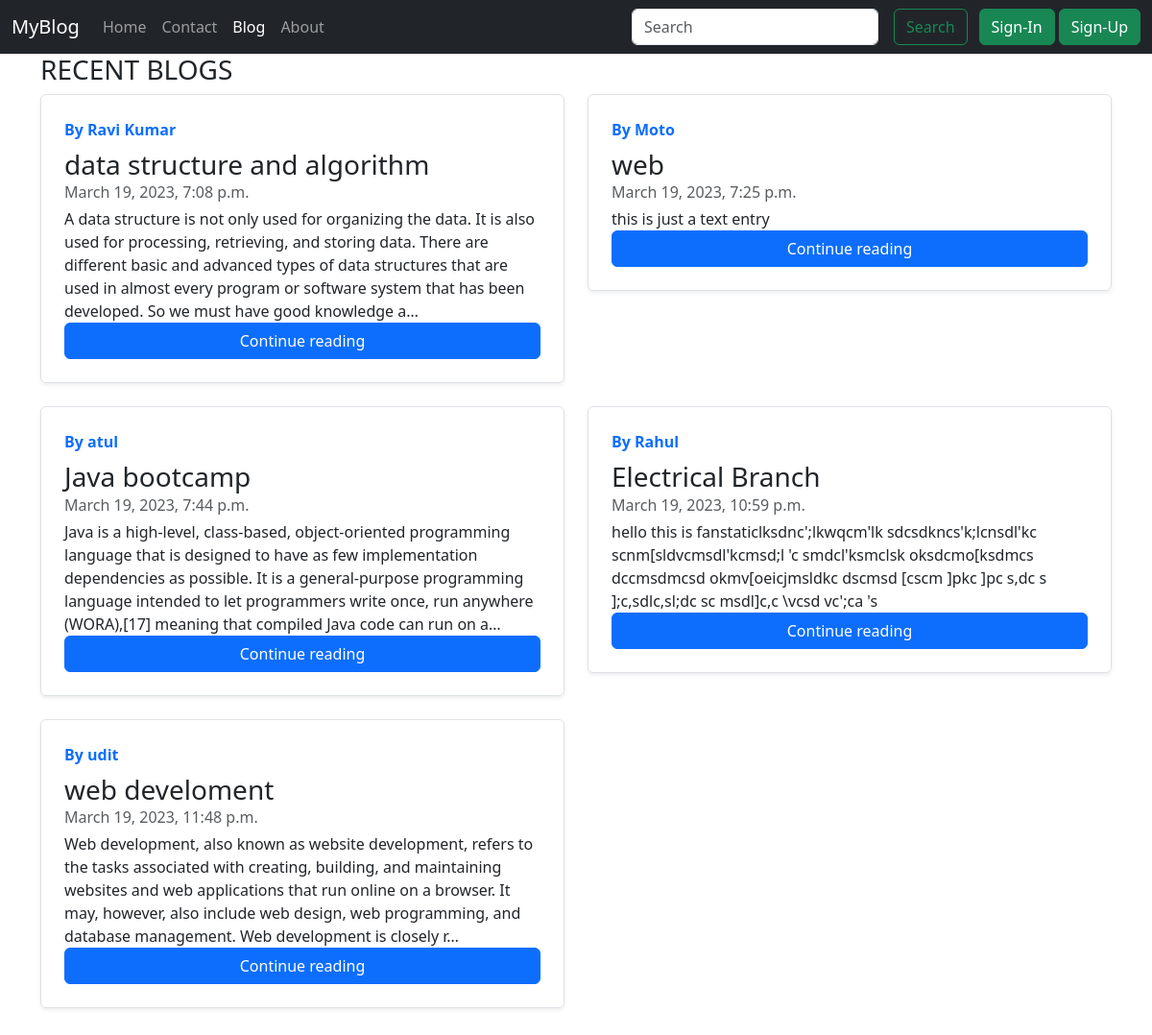
Screenshot of /blog/ with the database file from the repository.
### Blog/models.py (models this page shows)
class Post(models.Model):
    Sno = models.AutoField(primary_key=True)
    author = models.CharField(max_length=100)
    title = models.CharField(max_length=150)
    slug = models.SlugField(max_length=140)
    Timestamp = models.DateTimeField(blank=True)
    content = models.TextField()
    def __str__(self) -> str:
        return "Posted by "+ self.author + " - " + self.title

### Blog/views.py (the view)
# urls.py: path('', views.blogpage, name="blogpage"),
def blogpage(request):
    allposts = Post.objects.all()
    context = {'allposts' : allposts}
    print(allposts)
    return render(request, 'Blog/blogpage.html', context)

### templates/Blog/blogpage.html (shortened to what this page needs)
{% extends 'basic.html' %}
{% block blogactive %} active {% endblock blogactive %}
{% block body %}
<div class="row mb-2">
    <h3>RECENT BLOGS</h3>
    {% for post in allposts%}
    <div class="col-md-6">
      <div class="row g-0 border rounded overflow-hidden flex-md-row mb-4 shadow-sm h-md-250 position-relative">
        <div class="col p-4 d-flex flex-column position-static">
          <strong class="d-inline-block mb-2 text-primary">By {{post.author}}</strong>
          <h3 class="mb-0">{{post.title}}</h3>
          <div class="mb-1 text-muted">{{post.Timestamp}}</div>
          <p class="card-text mb-auto">{{post.content | truncatechars:300}}</p>
          <a href="/blog/{{ post.slug }}" class="btn btn-primary">Continue reading</a>
        </div>
      </div>
    </div>
    {% endfor %}
</div>
{% endblock body %}

### rows the page displays
Post: author "Ravi Kumar", title "data structure and algorithm", Timestamp "March 19, 2023, 7:08 p.m.", content "A data structure is not only used for organizing the data. It is also used for processing, retrieving, and storing data. There are different basic and advanced types of data structures that are used in almost every program or software system that has been developed. So we must have good knowledge a…"
Post: author "Moto", title "web", Timestamp "March 19, 2023, 7:25 p.m.", content "this is just a text entry"
Post: author "atul", title "Java bootcamp", Timestamp "March 19, 2023, 7:44 p.m.", content "Java is a high-level, class-based, object-oriented programming language that is designed to have as few implementation dependencies as possible. It is a general-purpose programming language intended to let programmers write once, run anywhere (WORA),[17] meaning that compiled Java code can run on a…"
Post: author "Rahul", title "Electrical Branch", Timestamp "March 19, 2023, 10:59 p.m.", content "hello this is fanstaticlksdnc';lkwqcm'lk sdcsdkncs'k;lcnsdl'kc scnm[sldvcmsdl'kcmsd;l 'c smdcl'ksmclsk oksdcmo[ksdmcs dccmsdmcsd okmv[oeicjmsldkc dscmsd [cscm ]pkc ]pc s,dc s ];c,sdlc,sl;dc sc msdl]c,c \\vcsd vc';ca 's"
Post: author "udit", title "web develoment", Timestamp "March 19, 2023, 11:48 p.m.", content "Web development, also known as website development, refers to the tasks associated with creating, building, and maintaining websites and web applications that run online on a browser. It may, however, also include web design, web programming, and database management. Web development is closely r…"
